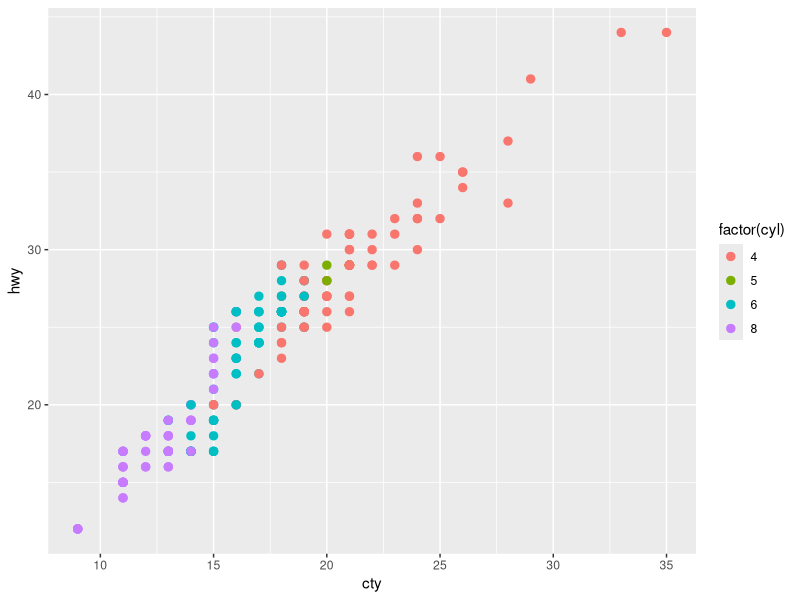
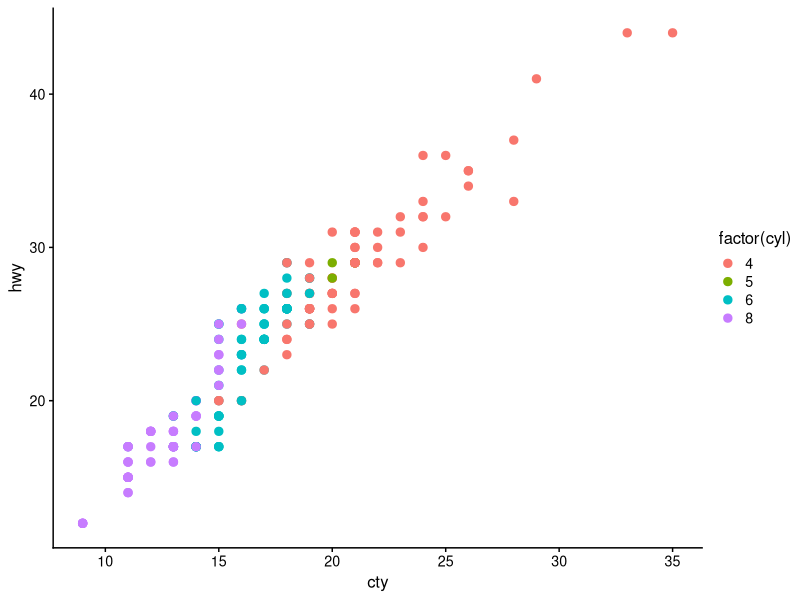
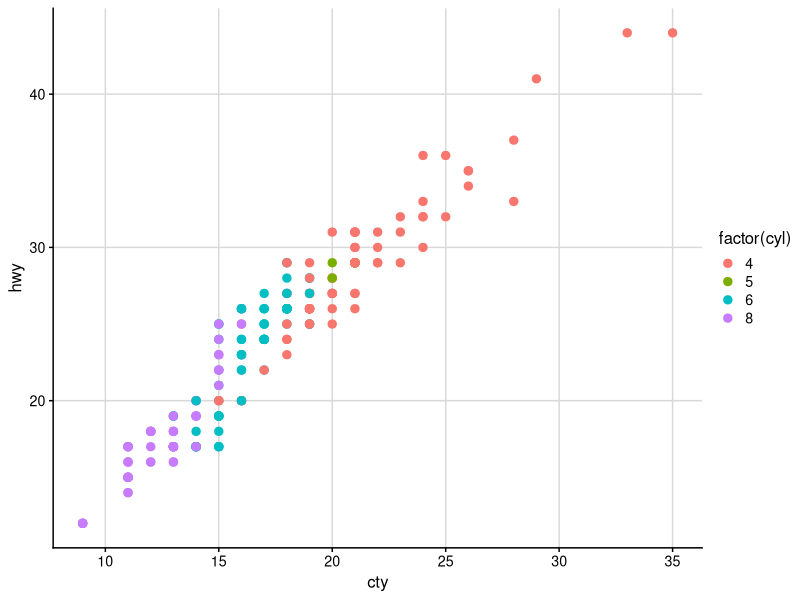
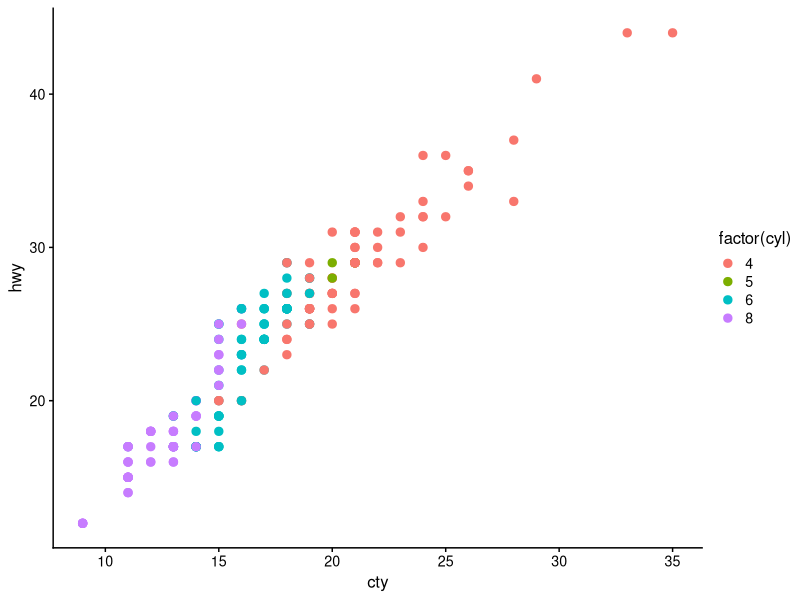
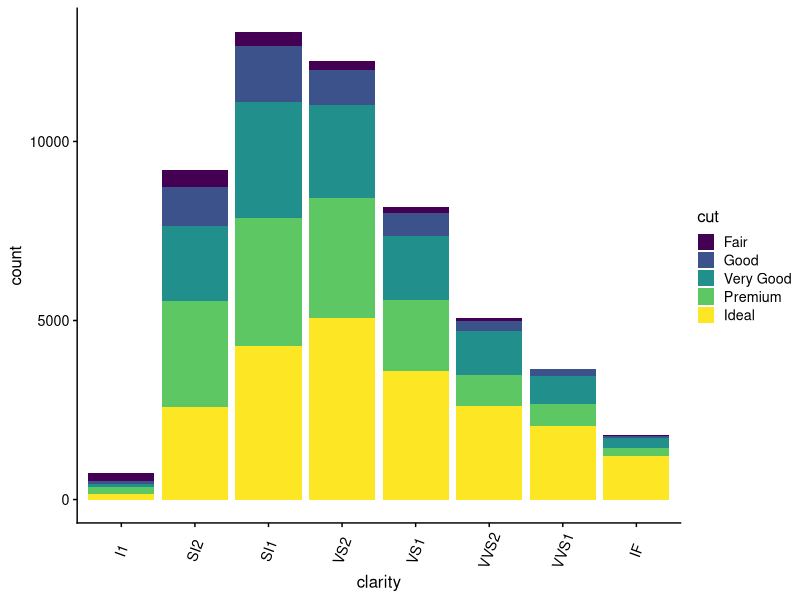
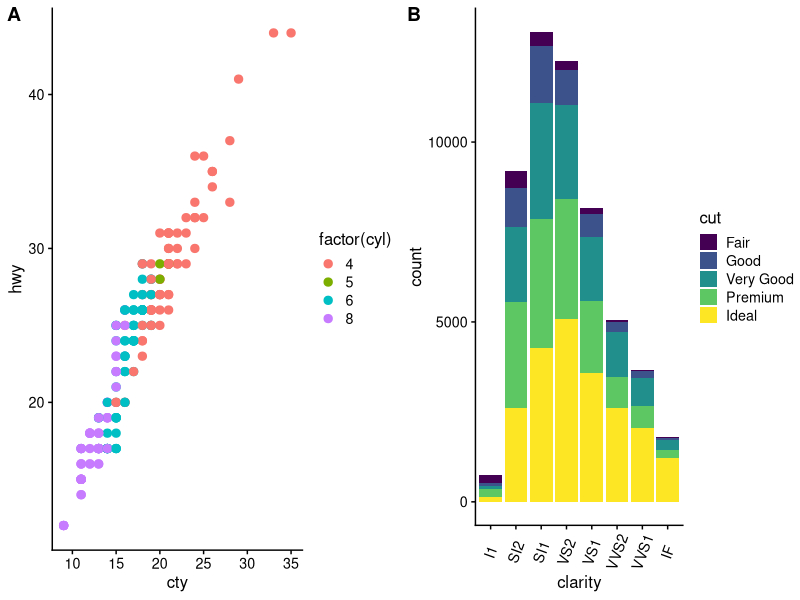
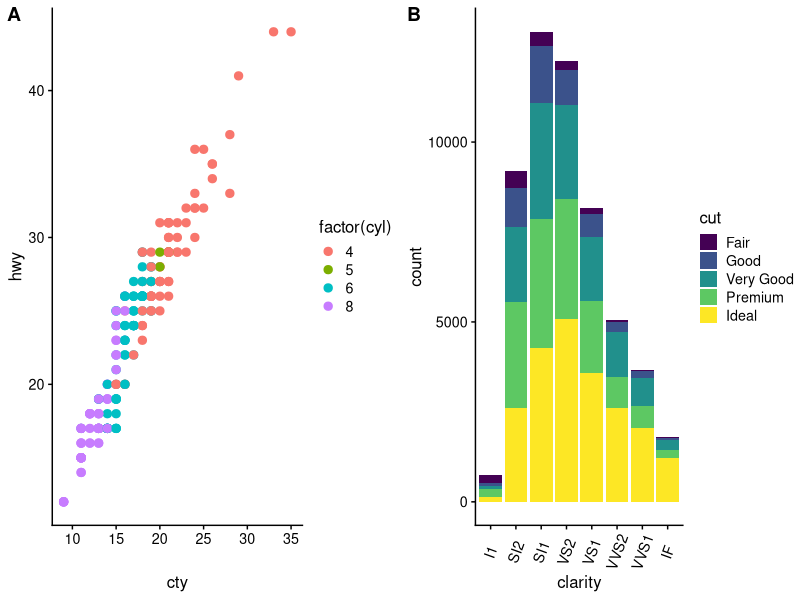
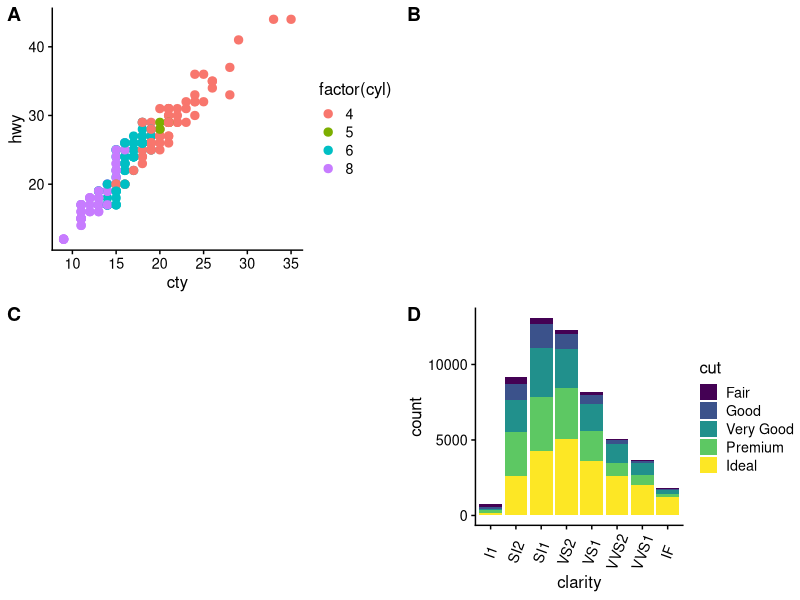

The R source for these figures, in order:
## ---- chunk 1
library(ggplot2)
ggplot(mpg, aes(x = cty, y = hwy, colour = factor(cyl))) + 
   geom_point(size = 2.5) + theme_gray()
## ---- chunk 2
require(cowplot)
theme_set(theme_cowplot(font_size=12)) # default fontsize doesn't work well for online viewing
plot.mpg <- ggplot(mpg, aes(x = cty, y = hwy, colour = factor(cyl))) + 
  geom_point(size = 2.5)
plot.mpg
## ---- chunk 3
plot.mpg + background_grid(major = "xy", minor = "none")
## ---- chunk 4
plot.mpg <- ggplot(mpg, aes(x = cty, y = hwy, colour = factor(cyl))) + 
  geom_point(size=2.5)
plot.mpg
plot.diamonds <- ggplot(diamonds, aes(clarity, fill = cut)) + geom_bar() +
  theme(axis.text.x = element_text(angle=70, vjust=0.5))
plot.diamonds
## ---- chunk 5
plot_grid(plot.mpg, plot.diamonds, labels = c("A", "B"))
## ---- chunk 6
plot_grid(plot.mpg, plot.diamonds, labels = c("A", "B"), align = "h")
## ---- chunk 7
plot_grid(plot.mpg, NULL, NULL, plot.diamonds, labels = c("A", "B", "C", "D"), ncol = 2)
## ---- chunk 8
plot_grid(plot.mpg, plot.diamonds, labels = c("A", "B"), nrow = 2, align = "v")
## ---- chunk 9
ggdraw(plot.mpg) + 
  draw_plot_label("A", size = 14) + 
  draw_label("DRAFT!", angle = 45, size = 80, alpha = .2)
## ---- chunk 10
t <- (0:1000)/1000
spiral <- data.frame(x = .45+.55*t*cos(t*15), y = .55-.55*t*sin(t*15), t)
ggdraw(plot.mpg) + 
  geom_path(data = spiral, aes(x = x, y = y, colour = t), size = 6, alpha = .4)
## ---- chunk 11
boxes <- data.frame(
  x = sample((0:33)/40, 40, replace = TRUE),
  y = sample((0:33)/40, 40, replace = TRUE)
)
# plot on top of annotations
ggdraw() + 
  geom_rect(data = boxes, aes(xmin = x, xmax = x + .15, ymin = y, ymax = y + .15),
            colour = "gray60", fill = "gray80") +
  draw_plot(plot.mpg) +
  draw_label("Plot is on top of the grey boxes", x = 1, y = 1,
            vjust = 1, hjust = 1, size = 10, fontface = 'bold')
# plot below annotations
ggdraw(plot.mpg) + 
  geom_rect(data = boxes, aes(xmin = x, xmax = x + .15, ymin = y, ymax = y + .15),
            colour = "gray60", fill = "gray80") + 
  draw_label("Plot is underneath the grey boxes", x = 1, y = 1,
            vjust = 1, hjust = 1, size = 10, fontface = 'bold')
## ---- chunk 12
# plot.mpg and plot.diamonds were defined earlier
library(viridis)
ggdraw() +
  draw_plot(plot.diamonds + theme(legend.justification = "bottom"), 0, 0, 1, 1) +
  draw_plot(plot.mpg + scale_color_viridis(discrete = TRUE) + 
              theme(legend.justification = "top"), 0.5, 0.52, 0.5, 0.4) +
  draw_plot_label(c("A", "B"), c(0, 0.5), c(1, 0.92), size = 15)
## ---- chunk 13
p <- ggplot(iris, aes(x=Sepal.Length, fill=Species)) + geom_density(alpha = 0.7)
ggdraw() +
  draw_image("http://jeroen.github.io/images/tiger.svg") +
  draw_plot(p)
## ---- chunk 14
p <- ggplot(iris, aes(x = Sepal.Length, fill = Species)) + geom_density(alpha = 0.7)
p2 <- ggdraw() + draw_image("http://jeroen.github.io/images/tiger.svg", scale = 0.9)
plot_grid(p, p2, labels = "AUTO")
